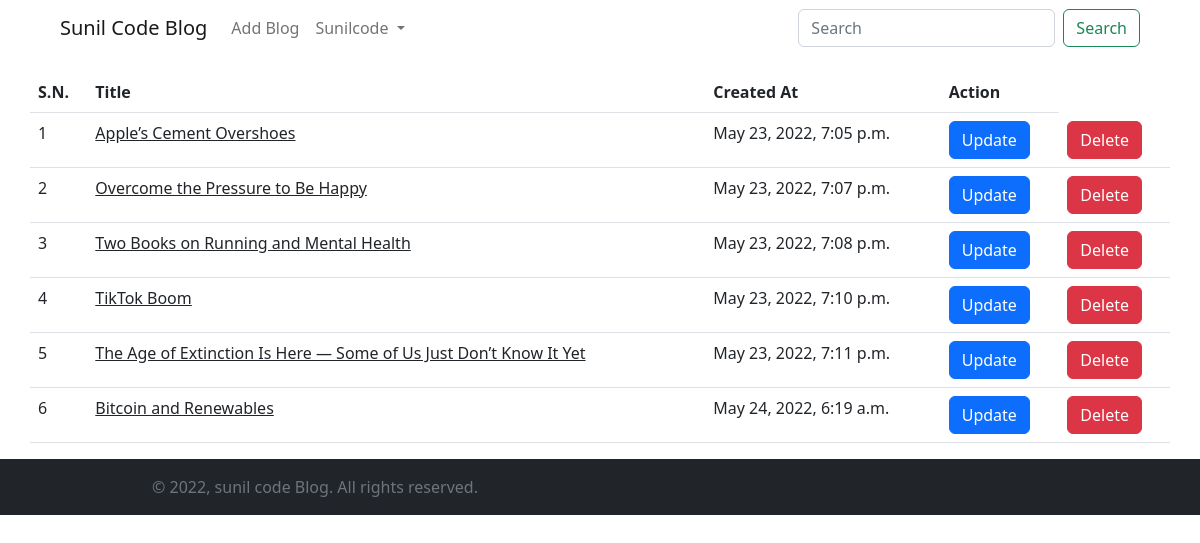
/see-blogs (signed in), run on the app's committed database.
### miniBlog/models.py (models this page shows, shortened)
class BlogModel(models.Model):
    title=models.CharField(max_length=1000)
    content=FroalaField()
    slug=models.SlugField(max_length=1000, null=True,  blank=True)
    image=models.ImageField(upload_to='blog')
    user=models.ForeignKey(User, null=True, blank=True ,on_delete=models.CASCADE)
    created_at=models.DateTimeField(auto_now_add=True)
    upload_to=models.DateTimeField(auto_now=True)

### miniBlog/views.py (the view)
# urls.py: path('see-blogs',seeBlogs,name='seeblogs'),
def seeBlogs(request):
    if request.user.is_authenticated:
        context={}
        try:
            blog_objs=BlogModel.objects.filter(user=request.user)
            context['blog_objs']=blog_objs
        except Exception as e:
            print(e)
        return render(request,'blog/see_blogs.html' ,context)
    else:
        messages.error(request,"Please Login!")
        return redirect(home)

### templates/blog/see_blogs.html
{% extends './base.html' %}
{% block start %}
<section>
    <div class="container">
        <div class="row">
            <table class="table">
                <thead>
                  <tr>
                    <th scope="col">S.N.</th>
                    <th scope="col">Title</th>
                    <th scope="col">Created At</th>
                    <th scope="col">Action</th>
                  </tr>
                </thead>
                <tbody>
                    {% for blog in blog_objs %}
                  <tr>
                    <td>{{forloop.counter}}</td>
                    <td><a class="text-dark" href="{% url 'blog_detail' blog.slug %}">{{blog.title}}</a></td>
                    <td>{{blog.created_at}}</td>
                    <td><a href="{% url 'updateblog' blog.slug %}" class="btn btn-primary">Update</a></td>
                    <td><a href="{% url 'deleteblog' blog.slug %}" class="btn btn-danger">Delete</a></td>
                  </tr>
                  {% endfor %}
                </tbody>
              </table>
        </div>
    </div>
</section>
{% endblock  %}

### templates/blog/base.html (shortened to what this page needs)
<!DOCTYPE html>
{% load static %}
<html lang="en">
<head>
  <link rel="stylesheet" href="{% static 'css/nouislider.css' %}">
  <link rel="stylesheet" href="{% static 'css/swiper.min.css' %}">
  <link rel="stylesheet" href="{% static 'css/magnific-popup.css' %}">
  <link rel="stylesheet" href="{% static 'css/style.css' %}">
  <link rel="stylesheet" href="https://cdn.jsdelivr.net/npm/bootstrap@5.2.0-beta1/dist/css/bootstrap.min.css">
</head>
<body>
  <header class="pb-5 mb-4">
    <nav class="navbar navbar-expand-lg bg-white fixed-top  px-1 px-sm-5 " id="navigation">
      <div class="container-fluid">
        <a class="navbar-brand" href="/">Sunil Code Blog</a>
        <div class="collapse navbar-collapse" id="navbarSupportedContent">
          <ul class="navbar-nav me-auto mb-2 mb-lg-0">
            {% if request.user.is_authenticated %}
            <li class="nav-item">
              <a class="nav-link" href="{% url 'addblog' %}">Add Blog</a>
            </li>
            {% endif %}
            {% if request.user.is_authenticated %}
            <li class="nav-item dropdown">
              <a class="nav-link dropdown-toggle" href="#" id="navbarDropdown" role="button" data-bs-toggle="dropdown"
                aria-expanded="false">
                {{request.user.username | capfirst}}
              </a>
                {% endif %}
            </li>
          </ul>
          <form class="d-flex" role="search" method="get" action="{% url 'search' %}">
            <input class="form-control me-2" type="search" placeholder="Search" aria-label="Search" name="query">
            <button class="btn btn-outline-success" type="submit">Search</button>
          </form>
        </div>
      </div>
    </nav>
  </header>
    {% block start %}
  {% endblock %}
  <footer class="position-relative z-index-10 d-print-none bg-dark ">
    <div class="py-3 font-weight-light bg-gray-800 text-secondary">
      <div class="container">
        <div class="row align-items-center">
          <div class="col-md-6 text-center text-md-left">
            <p class="text-sm mb-md-0">&copy; <span id="year"></span>, sunil code Blog. All rights reserved.</p>
          </div>
        </div>
      </div>
    </div>
  </footer>
</body>
</html>

### data on the page
BlogModel: title "Apple’s Cement Overshoes", created_at "May 23, 2022, 7:05 p.m."
BlogModel: title "Overcome the Pressure to Be Happy", created_at "May 23, 2022, 7:07 p.m."
BlogModel: title "Two Books on Running and Mental Health", created_at "May 23, 2022, 7:08 p.m."
BlogModel: title "TikTok Boom", created_at "May 23, 2022, 7:10 p.m."
BlogModel: title "The Age of Extinction Is Here — Some of Us Just Don’t Know It Yet", created_at "May 23, 2022, 7:11 p.m."
BlogModel: title "Bitcoin and Renewables", created_at "May 24, 2022, 6:19 a.m."

### other printed values
{{ request.user.username | capfirst }} "Sunilcode"
